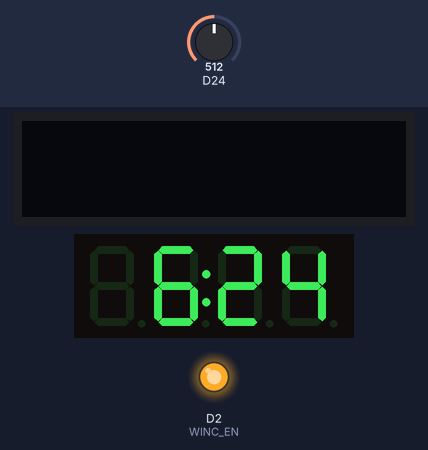
The sketch below on a simulated Arduino MKR. Shown: 128×32 one-colour display, 4-digit seven-segment display, output pins drawn as LEDs (lit = HIGH). Inputs (shaded band) come from the test bench; at power-on: D24 = 512. WiFi joins after 1.5 s; servers stay silent unless stated; the display library's start-up logo is not drawn; what the sketch prints to the serial monitor is not drawn.

Above: at 5.1 s.
5.2 s: D24 set to 716
At 6.3 s:
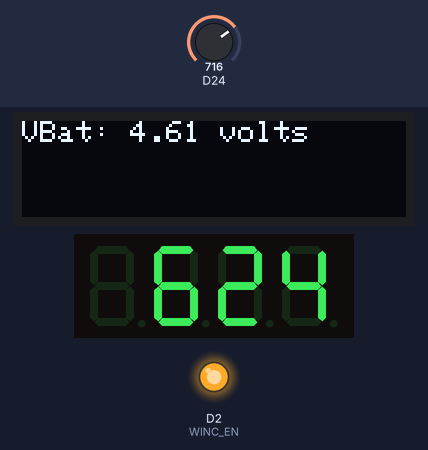
9.5 s: D24 set to 726
At 10.3 s:
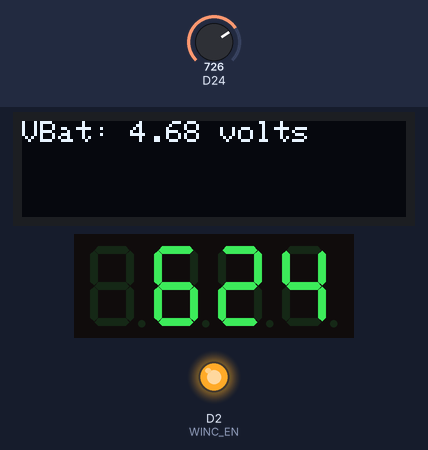
13.8 s: D24 set to 900
At 15.5 s:
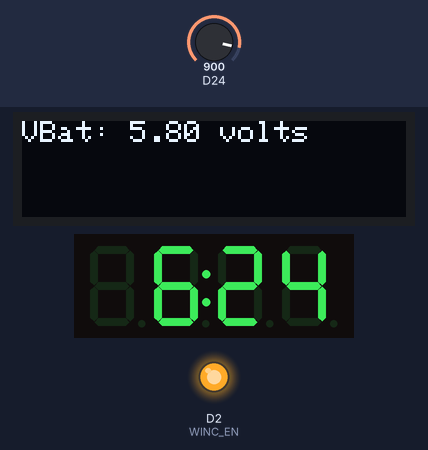
Timing chart, 0 to 17.0 s (numbered marks = the images above; inputs shaded):
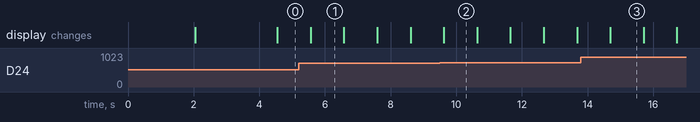

Measured:
- the behaviour switches between 716 and 717 on D24 (found by bisection; images 1 and 2)
- after the input at 9.5 s, the display: first changes after 0.12 s (image 2 shows a later state)
- after the input at 13.8 s, the display: first changes after 0.89 s (image 3 shows a later state)

The sketch:

oled_with_7_segment.ino
```cpp
// https://learn.adafruit.com/7-segment-display-internet-clock#code


//##########################################################################
// FeatherClock - Use the Adafruit seven segment LED FeatherWing to display
// the current time, which we fetch from the Internet using NTP. This
// program assumes the seven segment display is attached to a Feather M0
// WiFi (WINC1500).
//
// At the top of every hour, re-sync with NTP to correct for any drift.
//
// Credit: This is based heavily on the work by Tony DiCola from Adafruit.
// Suggest (strongly) you go to adafruit.com and buy some product from
// them. WINC1500 code modified from example code provided by Michael
// Margolis and Tom Igoe.
//
// Philip R. Moyer
// Adafruit
//
// This source code is released under the BSD license.
// Any further redistribution must include this header.
//##########################################################################

//##########################################################################
// Includes and defines
//##########################################################################

#include <SPI.h>                    // SPI interface API
#include <Wire.h>                   // Wire support library
#include <WiFi101.h>                // Wireless header
#include <WiFiUdp.h>                // UDP support
#include <Adafruit_LEDBackpack.h>   // Support for the Backpack FeatherWing
#include <Adafruit_GFX.h>           // Adafruit's graphics library
#include <Adafruit_SSD1306.h>       // OLED support library

#define WINC_CS       8             // WINC1500 Chip Select
#define WINC_IRQ      7             // WINC1500 interrupt request line
#define WINC_RST      4             // WINC1500 reset line
#define WINC_EN       2             // WINC1500 enable

#define OLED_RESET    3             // OLED reset pin

#define VBATPIN       9             // Pin to read battery voltage

//##########################################################################
// Globals
//##########################################################################

#define TIME_24_HOUR    true
#define DISPLAY_ADDRESS 0x70

// Create display object
Adafruit_7segment clockDisplay = Adafruit_7segment();

int hours = 0;                      // Track hours
int minutes = 0;                    // Track minutes
int seconds = 0;                    // Track seconds
int tzOffset = -4;                  // Time zone offset (-4 = US Eastern time)

bool blinkColon = false;            // Track colon status to blink once/sec

int status = WL_IDLE_STATUS;        // WINC1500 chip status
char ssid[] = "YOUR_SSID";          // WiFi network SSID
char pass[] = "YOUR_WIFI_PASSWORD"; // WiFi password (NOTE: redact before doing a git push!!!)

unsigned int localPort = 2390;      // Local port to listen for UDP packets
IPAddress timeServer(129,6,15,28);  // time.nist.gov NTP server
const int NTP_PACKET_SIZE = 48;     // NTP time stamp is in the first 48 bytes
byte packetBuffer[NTP_PACKET_SIZE]; // Buffer for incoming and outgoing UDP packets

WiFiUDP Udp;                        // Set up a WINC1500 client session

Adafruit_SSD1306 display(128, 32, &Wire, OLED_RESET); // Instantiate OLED object

//##########################################################################
// Functions
//##########################################################################

// send an NTP request to the time server at the given address
unsigned long sendNTPpacket(IPAddress& address)
{
  //Serial.println("1");
  // set all bytes in the buffer to 0
  memset(packetBuffer, 0, NTP_PACKET_SIZE);
  // Initialize values needed to form NTP request
  // (see URL above for details on the packets)
  //Serial.println("2");
  packetBuffer[0] = 0b11100011;   // LI, Version, Mode
  packetBuffer[1] = 0;     // Stratum, or type of clock
  packetBuffer[2] = 6;     // Polling Interval
  packetBuffer[3] = 0xEC;  // Peer Clock Precision
  // 8 bytes of zero for Root Delay & Root Dispersion
  packetBuffer[12]  = 49;
  packetBuffer[13]  = 0x4E;
  packetBuffer[14]  = 49;
  packetBuffer[15]  = 52;

  //Serial.println("3");

  // all NTP fields have been given values, now
  // you can send a packet requesting a timestamp:
  Udp.beginPacket(address, 123); //NTP requests are to port 123
  //Serial.println("4");
  Udp.write(packetBuffer, NTP_PACKET_SIZE);
  //Serial.println("5");
  Udp.endPacket();
  //Serial.println("6");
}

void printWiFiStatus() {
  // print the SSID of the network you're attached to:
  Serial.print("SSID: ");
  Serial.println(WiFi.SSID());

  // print your WiFi shield's IP address:
  IPAddress ip = WiFi.localIP();
  Serial.print("IP Address: ");
  Serial.println(ip);

  // print the received signal strength:
  long rssi = WiFi.RSSI();
  Serial.print("signal strength (RSSI):");
  Serial.print(rssi);
  Serial.println(" dBm");
}

void printData() {
  float measuredvbat = analogRead(VBATPIN);

  measuredvbat *= 2;      // we divided by 2, so multiply back
  measuredvbat *= 3.3;    // Multiply by 3.3V, our reference voltage
  measuredvbat /= 1024;   // convert to voltage

  display.clearDisplay();
  display.setCursor(0,0);
  display.print("VBat: ");
  display.print(measuredvbat);
  display.println(" volts");
  display.display();
}

//##########################################################################
// Setup - main
//##########################################################################

// This is one of the two standard functions for every Arduino program,
// with the other being loop(). This one runs once at the beginning of the
// program execution and is ordinarily used to initialize hardware and
// variables.

void setup() {
#ifdef WINC_EN
  pinMode(WINC_EN, OUTPUT);
  digitalWrite(WINC_EN, HIGH);
#endif

  WiFi.setPins(WINC_CS, WINC_IRQ, WINC_RST, WINC_EN);

  Serial.begin(115200);                      // Start the serial console
  Serial.println("Clock starting!");         // Start the clock message.

  // Make sure we have WiFi hardware, or there's no point continuing.
  if (WiFi.status() == WL_NO_SHIELD) {
    while (true);                            // Spin loop
  }

  // SSD1306_SWITCHCAPVCC = generate display voltage from 3.3V internally
  display.begin(SSD1306_SWITCHCAPVCC, 0x3C); // Address 0x3C for 128x32

  // Show initial display buffer contents on the screen --
  // the library initializes this with an Adafruit splash screen.
  display.display();
  delay(2000); // Pause for 2 seconds

  // Clear the buffer.
  display.clearDisplay();

  display.setTextSize(1);
  display.setTextColor(WHITE);

  // Now back to the setup

  // Set up the display.
  clockDisplay.begin(DISPLAY_ADDRESS);

  // Attempt to conect to the WiFi network.
  Serial.println("Connecting to WiFi netowrk.");
  while (WiFi.status() != WL_CONNECTED) {
    status = WiFi.begin(ssid, pass);         // Connect to WPA2 network
    uint8_t timeout = 10;                    // Set a timeout variable
    while (timeout && (WiFi.status() != WL_CONNECTED)) {
      timeout--;                             // Decrement timeout
      delay(1000);                           // Delay for one second
    }
  }

  Serial.println("Connected to network.");
  printWiFiStatus();                         // Display WiFi status data

  Udp.begin(localPort);                      // Open the UDP port for comms
}

//##########################################################################
// Loop - main
//##########################################################################

// This is one of the two standard functions for every Arduino program,
// with the other being setup(). This one runs continuously, forever, and
// executes the Arduino program code.

void loop() {
  // Refresh the time at the top of every hour, or every five minutes
  // because the clock drift on the bare Feather M0 is pretty wicked.
  if ((minutes == 0) || ((minutes % 5) == 0)) {
    sendNTPpacket(timeServer); // send an NTP packet to a time server
    // wait to see if a reply is available
    delay(1000);
    if ( Udp.parsePacket() ) {
      Serial.println("packet received");
      // We've received a packet, read the data from it
      Udp.read(packetBuffer, NTP_PACKET_SIZE); // read packet into buffer

      //the  timestamp starts at byte 40 of the received packet and is four
      // bytes, or two words, long. First, esxtract the two words:

      unsigned long highWord = word(packetBuffer[40], packetBuffer[41]);
      unsigned long lowWord = word(packetBuffer[42], packetBuffer[43]);
      // combine the four bytes (two words) into a long integer
      // this is NTP time (seconds since Jan 1 1900):
      unsigned long secsSince1900 = highWord << 16 | lowWord;
      Serial.print("Seconds since Jan 1 1900 = " );
      Serial.println(secsSince1900);

      // now convert NTP time into everyday time:
      Serial.print("Unix time = ");
      // Unix time starts on Jan 1 1970. In seconds, that's 2208988800:
      const unsigned long seventyYears = 2208988800UL;
      // subtract seventy years:
      unsigned long epoch = secsSince1900 - seventyYears;
      // print Unix time:
      Serial.println(epoch);

      // print the hour, minute and second:
      Serial.print("The UTC time is ");   // UTC is the time at Greenwich Meridian (GMT)
      hours = ((epoch  % 86400L) / 3600); // print the hour (86400 equals secs per day)
      hours += tzOffset;                  // Calculate the time zone offset
      if (hours < 0) {
        hours = 24 + hours;
      }
      if (hours > 23) {
        hours = hours - 23;
      }
      Serial.print(hours); // print the hour
      Serial.print(':');
      minutes = ((epoch % 3600) / 60);
      if (minutes < 10 ) {
        // In the first 10 minutes of each hour, we'll want a leading '0'
        Serial.print('0');
      }
      Serial.print(minutes);  // print the minute (3600 equals secs per minute)
      Serial.print(':');
      seconds = (epoch % 60);  // print the second
      if ( seconds < 10 ) {
        // In the first 10 seconds of each minute, we'll want a leading '0'
        Serial.print('0');
      }
      Serial.println(seconds);
    }
  }
  // Display the time
  int displayValue = hours*100 + minutes;

  if (!TIME_24_HOUR) {
    if (hours > 12) {
      displayValue -= 1200;
    }
    else if (hours == 0) {
      displayValue += 1200;
    }
  }

  // Print the time on the display
  clockDisplay.print(displayValue, DEC);

  // Add zero padding when in 24 hour mode and it's midnight.
  // In this case the print function above won't have leading 0's
  // which can look confusing.  Go in and explicitly add these zeros.
  if (TIME_24_HOUR && hours == 0) {
    // Pad hour 0.
    clockDisplay.writeDigitNum(1, 0);
    // Also pad when the 10's minute is 0 and should be padded.
    if (minutes < 10) {
      clockDisplay.writeDigitNum(2, 0);
    }
  }

  // Blink the colon by flipping its value every loop iteration
  // (which happens every second).
  blinkColon = !blinkColon;
  clockDisplay.drawColon(blinkColon);

  // Now push out to the display the new values that were set above.
  clockDisplay.writeDisplay();

  // Pause for a second for time to elapse.  This value is in milliseconds
  // so 1000 milliseconds = 1 second.
  delay(1000);

  // Now increase the seconds by one.
  seconds += 1;
  // If the seconds go above 59 then the minutes should increase and
  // the seconds should wrap back to 0.
  if (seconds > 59) {
    seconds = 0;
    minutes += 1;
    // Again if the minutes go above 59 then the hour should increase and
    // the minutes should wrap back to 0.
    if (minutes > 59) {
      minutes = 0;
      Serial.println("Minutes set to zero - should query NTP on next loop()");
      hours += 1;
      // Note that when the minutes are 0 (i.e. it's the top of a new hour)
      // then the start of the loop will read the actual time from NTP
      // again.  Just to be safe though we'll also increment the hour and wrap
      // back to 0 if it goes above 23 (i.e. past midnight).
      if (hours > 23) {
        hours = 0;
      }
    }
  }
  printData();  // Display battery voltage on the OLED
}
```
